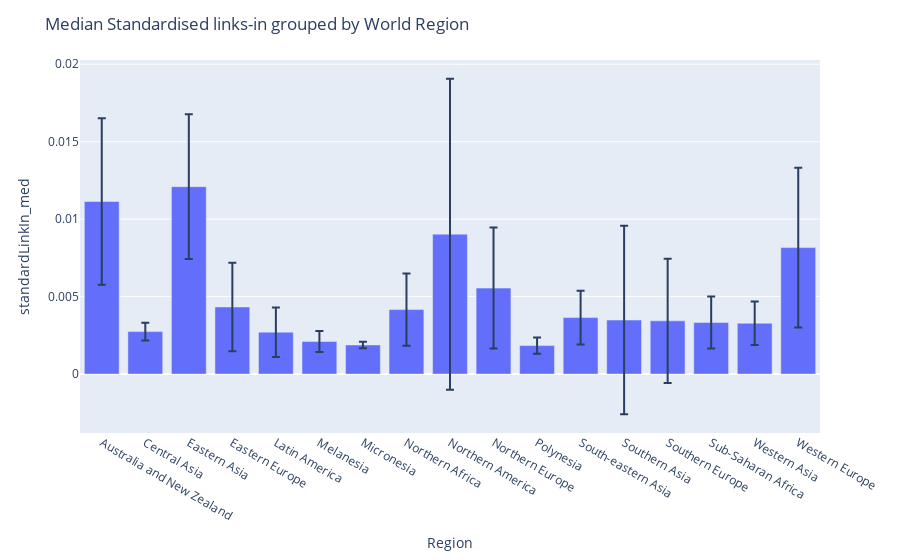

Notebook source saved alongside this figure:
### Code cell
sorted_pop['standardLinkIn'] = sorted_pop['link_in'] / sorted_pop['Article_length']
sorted_pop['standardLinkOut'] = sorted_pop['link_out'] / sorted_pop['Article_length']
standardised_hyperlinks_med = sorted_pop.groupby('Region')[['standardLinkIn', 'standardLinkOut']].median().reset_index()
standardised_hyperlinks_med = standardised_hyperlinks_med.rename(columns={'standardLinkIn': 'standardLinkIn_med', 'standardLinkOut': 'standardLinkOut_med'})
standardised_hyperlinks_std = sorted_pop.groupby('Region')[['standardLinkIn', 'standardLinkOut']].std().reset_index()
standardised_hyperlinks_std = standardised_hyperlinks_std.rename(columns={'standardLinkIn': 'standardLinkIn_std', 'standardLinkOut': 'standardLinkOut_std'})
standardised_hyperlinks = pd.merge(left=standardised_hyperlinks_med, right=standardised_hyperlinks_std, on='Region')

fig = px.bar(standardised_hyperlinks, x='Region', y='standardLinkIn_med', error_y='standardLinkIn_std')

fig.update_layout(
    title = 'Median Standardised links-in grouped by World Region',
    
)

### Figure 1 — Plotly figure (JSON) as saved in the notebook; plotly's stock layout.template omitted (floating-point values rounded to 4 significant figures)
{"data": [{"alignmentgroup": "True", "error_y": {"array": [0.005369, 0.0005726, 0.004676, 0.002857, 0.001598, 0.0006789, 0.0002126, 0.002333, 0.01004, 0.003904, 0.0005237, 0.001733, 0.006085, 0.004003, 0.001672, 0.001408, 0.005159]}, "hovertemplate": "Region=%{x}<br>standardLinkIn_med=%{y}<extra></extra>", "legendgroup": "", "marker": {"color": "#636efa", "pattern": {"shape": ""}}, "name": "", "offsetgroup": "", "orientation": "v", "showlegend": false, "textposition": "auto", "type": "bar", "x": ["Australia and New Zealand", "Central Asia", "Eastern Asia", "Eastern Europe", "Latin America", "Melanesia", "Micronesia", "Northern Africa", "Northern America", "Northern Europe", "Polynesia", "South-eastern Asia", "Southern Asia", "Southern Europe", "Sub-Saharan Africa", "Western Asia", "Western Europe"], "xaxis": "x", "y": [0.01114, 0.002742, 0.0121, 0.004333, 0.002707, 0.00211, 0.001883, 0.004165, 0.009032, 0.00555, 0.001839, 0.003649, 0.003487, 0.003435, 0.003329, 0.003283, 0.008163], "yaxis": "y"}], "layout": {"barmode": "relative", "legend": {"tracegroupgap": 0}, "margin": {"t": 60}, "title": {"text": "Median Standardised links-in grouped by World Region"}, "xaxis": {"anchor": "y", "domain": [0, 1], "title": {"text": "Region"}}, "yaxis": {"anchor": "x", "domain": [0, 1], "title": {"text": "standardLinkIn_med"}}}}
